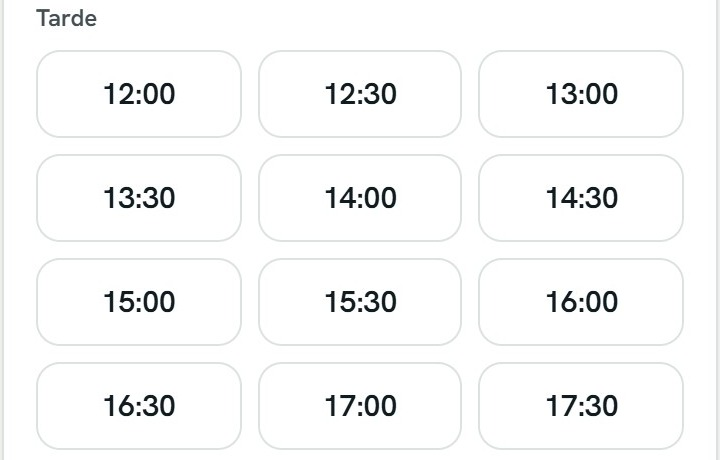
#> input picture feed-capturas/cupo/horas-tarde.jpg, 720 x 460 px
$ python revelado.py ../../feed-capturas/cupo/horas-tarde.jpg out.png
#> lines starting #> are read from the running program, lines starting #| are printed output that depends on the picture
"""Revelado "look Kalabs": la pasada de color que llevan TODOS los videos del lab.

Emula una cadena de film en vez de "corregir": curva con toe y shoulder (los
negros no llegan a cero y las altas se apagan sin recortar), color vivo pero de
film (vibrance, verdes apenas hacia oliva, altas que se desaturan hacia blanco),
difusión tipo Pro-Mist + bloom suave + halación roja alrededor de las altas, y
grano de film al final, más fuerte en medios y sombras que en altas.

Orden (igual que en un emulador de film): suavidad → curva → color → difusión,
bloom y halación (en luz lineal) → viñeta → grano. El loop, si se pide, se arma
ANTES de revelar, para que el grano quede parejo también en el empalme.

Referencias de look y fuentes: docs/look.md.

Uso:
  python scripts/revelado.py outputs/heroe/campo_1440p.mp4 outputs/heroe/campo_revelado.mp4 --fundido 0.3
  python scripts/revelado.py entrada.png salida.png          # un cuadro, para probar ajustes
"""
import argparse
from pathlib import Path

import av
import cv2
import numpy as np

LUMA = np.array([0.2126, 0.7152, 0.0722], np.float32)


def a_lineal(x):
    return np.where(x <= 0.04045, x / 12.92, ((x + 0.055) / 1.055) ** 2.4).astype(np.float32)


def a_pantalla(x):
    x = np.clip(x, 0, None)
    return np.where(x <= 0.0031308, x * 12.92, 1.055 * x ** (1 / 2.4) - 0.055).astype(np.float32)


def blur(x, sigma):
    return cv2.GaussianBlur(x, (0, 0), sigma) if sigma > 0 else x


def blur_ancho(x, sigma):
    """Blur grande calculado a 1/4 de resolución: mismo resultado visual, 16× menos trabajo."""
    h, w = x.shape[:2]
    chico = cv2.resize(x, (w // 4, h // 4), interpolation=cv2.INTER_AREA)
    chico = cv2.GaussianBlur(chico, (0, 0), sigma / 4)
    return cv2.resize(chico, (w, h), interpolation=cv2.INTER_LINEAR)


def suave(t):
    t = np.clip(t, 0, 1)
    return t * t * (3 - 2 * t)


def ventana(h, centro, ancho):
    d = np.abs((h - centro + 180) % 360 - 180)
    return suave(1 - d / ancho)


def curva(L, a):
    """Curva de positivo sobre luma de pantalla: contraste en medios, toe y shoulder suaves."""
    x = 0.5 + (L - 0.5) * (1 + a.contraste)
    s0 = 1 - a.hombro
    alto = s0 + a.hombro * (1 - np.exp(-np.clip(x - s0, 0, None) / a.hombro))
    x = np.where(x > s0, alto, x)
    t0 = a.pie
    bajo = t0 * np.exp(np.clip(x - t0, None, 0) / t0)
    x = np.where(x < t0, bajo, x)
    return a.negro + (a.blanco - a.negro) * np.clip(x, 0, 1)


class Grano:
    def __init__(self, h, w, escala, seed=0):
        self.h, self.w, self.escala = h, w, escala
        self.rng = np.random.default_rng(seed)

    def __call__(self, tam):
        gh, gw = max(1, round(self.h / (tam * self.escala))), max(1, round(self.w / (tam * self.escala)))
        n = self.rng.standard_normal((gh, gw, 4)).astype(np.float32)
        n = cv2.resize(n, (self.w, self.h), interpolation=cv2.INTER_CUBIC)
        n /= n.reshape(-1, 4).std(0) + 1e-6
        return n[..., 0], n[..., 1:]


def revelar(rgb8, a, grano, vin):
    h, w = rgb8.shape[:2]
    k = h / 1440  # los radios están pensados para 1440p
    x = rgb8.astype(np.float32) / 255

    # 1. Suavidad: saca el microdetalle "IA" y baja la claridad local.
    x = blur(x, a.suavidad * k)
    # Las sombras del video traen ruido de color (casi siempre azul): se limpian
    # sólo ahí, con un desenfoque que pesa según lo oscuro del píxel.
    if a.limpiar_sombras:
        Ls = x @ LUMA
        peso = (1 - suave((Ls - 0.06) / 0.3))[..., None] * a.limpiar_sombras
        x = x * (1 - peso) + blur(x, 3.2 * k) * peso
    if a.claridad:
        x = x + a.claridad * (x - blur(x, 14 * k))

    # 2. Curva sobre la luma, aplicada como ganancia en lineal para no torcer el tono.
    lin = a_lineal(np.clip(x, 0, 1)) * 2 ** a.exposicion
    Y = lin @ LUMA
    L = a_pantalla(Y)
    L2 = curva(L, a)
    Y2 = a_lineal(L2)
    lin = lin * (Y2 / np.maximum(Y, 1e-5))[..., None]
    # Camino a blanco: las altas pierden saturación como en el film, y nada se sale de gama.
    lin = lin + (Y2[..., None] - lin) * (a.altas_desat * suave((L2 - 0.62) / 0.33))[..., None]
    lin = lin + (Y2[..., None] - lin) * (a.sombras_desat * suave((0.28 - L2) / 0.24))[..., None]
    pico = lin.max(-1, keepdims=True)
    lin = np.where(pico > 1, Y2[..., None] + (lin - Y2[..., None]) * ((1 - Y2[..., None]) / np.maximum(pico - Y2[..., None], 1e-5)), lin)

    # 3. Color en pantalla: verdes a oliva, cielo a cian, saturación contenida, split toning.
    p = a_pantalla(np.clip(lin, 0, 1))
    hsv = cv2.cvtColor(p, cv2.COLOR_RGB2HSV)
    H, S, V = hsv[..., 0], hsv[..., 1], hsv[..., 2]
    verde = ventana(H, 118, 40)
    azul = ventana(H, 215, 40)
    H = (H - a.verde_tono * verde - a.azul_tono * azul) % 360
    # Saturación y vibrance sólo donde hay luz: en las sombras el "color" es
    # casi todo ruido, y avivarlo lo vuelve azul y visible.
    luz = suave((V - 0.1) / 0.3)
    S = S * (1 + (a.saturacion - 1) * luz) * (1 - a.verde_desat * verde) * (1 - a.azul_desat * azul)
    # Vibrance: levanta más lo apagado que lo ya saturado, así el color se aviva sin ponerse chillón.
    S = S * (1 + a.vibrancia * luz * (1 - np.clip(S, 0, 1)))
    p = cv2.cvtColor(np.dstack([H, np.clip(S, 0, 1), V]).astype(np.float32), cv2.COLOR_HSV2RGB)
    Lp = p @ LUMA
    sombra = ((1 - Lp) ** 2)[..., None]
    alta = (Lp ** 2)[..., None]
    # Sólo las altas se entibian. Las sombras quedan neutras: cualquier azul
    # ahí se suma al ruido y la imagen se ve "lavada" en lo oscuro.
    p = p + a.split * alta * np.array([0.55, 0.15, -0.5], np.float32)

    # 4. Difusión, bloom y halación en lineal: la luz se suma, no se pinta.
    lin = a_lineal(np.clip(p, 0, 1))
    Y = lin @ LUMA
    if a.niebla:
        lin = lin * (1 - a.niebla) + blur_ancho(lin, 30 * k) * a.niebla
    if a.bloom:
        brillo = suave((Y - a.umbral) / (1 - a.umbral))[..., None]
        fuente = lin * brillo
        b = 0.5 * blur_ancho(fuente, 12 * k) + 0.3 * blur_ancho(fuente, 40 * k) + 0.2 * blur_ancho(fuente, 110 * k)
        lin = lin + a.bloom * b * np.array([1.0, 0.96, 0.88], np.float32)
    if a.halacion:
        mascara = suave((Y - 0.55) / 0.4)
        halo = blur(mascara, 5 * k) - 0.6 * mascara
        lin = lin + a.halacion * np.clip(halo, 0, None)[..., None] * np.array([1.0, 0.3, 0.08], np.float32)
    lin = lin * vin

    # 5. Grano de film al final, en pantalla: más en medios y sombras, poco en altas.
    p = a_pantalla(lin)
    if a.grano:
        Lp = np.clip(p @ LUMA, 0, 1)
        # Como en el film: el grano vive en los medios. En los negros casi no
        # se ve (si no, lo oscuro parece ruido de sensor) y ahí es monocromo.
        oscuro = suave((Lp - 0.03) / 0.3)
        amp = a.grano * (0.12 + 0.88 * oscuro) * (0.5 + 0.5 * 4 * Lp * (1 - Lp)) * (1 - 0.4 * Lp)
        n, nc = grano(a.grano_tam)
        p = p + amp[..., None] * (n[..., None] + a.grano_color * oscuro[..., None] * nc)
    return (np.clip(p, 0, 1) * 255 + 0.5).astype(np.uint8)


# [13 lines left out: function fundir, not called in this run]


def vineta(h, w, fuerza):
    yy, xx = np.mgrid[0:h, 0:w].astype(np.float32)
    r = np.hypot((xx - w / 2) / (w / 2), (yy - h / 2) / (h / 2)) / np.sqrt(2)
    return (1 - fuerza * r ** 2.5)[..., None].astype(np.float32)


def main():
    ap = argparse.ArgumentParser()
    ap.add_argument("src")
    ap.add_argument("dst")
    ap.add_argument("--saltar", type=int, default=0, help="cuadros a descartar al principio (el arranque del loop nativo, donde el modelo despega de la imagen fija)")
    ap.add_argument("--temporal", type=float, default=0, help="suavizado en el tiempo (0–1): los destellos del agua fluyen en vez de prenderse y apagarse")
    ap.add_argument("--vaiven", type=float, default=0,
                    help="loop de ida y vuelta con la velocidad frenando a cero en cada punta (como un péndulo): sin empalme ni mezcla. "
                         "El valor es la velocidad máxima en cuadros por cuadro (1 = la original en el medio del recorrido)")
    ap.add_argument("--nativo", action="store_true", help="el clip ya vuelve a su primer cuadro (comfy_video --loop): funde el final sin buscar corte")
    ap.add_argument("--fundido", type=float, default=0, help="segundos de fundido del loop; con 0,3 alcanza (busca el mejor corte)")
    ap.add_argument("--crf", type=int, default=14)
    # Valores por defecto = look Kalabs (docs/look.md). Cambiarlos por toma, no el default.
    ap.add_argument("--exposicion", type=float, default=0.0, help="en pasos de diafragma")
    ap.add_argument("--contraste", type=float, default=0.08)
    ap.add_argument("--pie", type=float, default=0.2, help="ancho del toe: cuánto se suavizan las sombras")
    ap.add_argument("--hombro", type=float, default=0.22, help="ancho del shoulder: cuánto se apagan las altas")
    ap.add_argument("--negro", type=float, default=0.01, help="piso de negro en pantalla (0 = negro puro)")
    ap.add_argument("--blanco", type=float, default=0.965, help="techo de blanco en pantalla")
    ap.add_argument("--altas_desat", type=float, default=0.3)
    ap.add_argument("--sombras_desat", type=float, default=0.6)
    ap.add_argument("--limpiar_sombras", type=float, default=0.8, help="cuánto se limpia el ruido de las sombras (0–1)")
    ap.add_argument("--saturacion", type=float, default=1.05)
    ap.add_argument("--vibrancia", type=float, default=0.45, help="satura más lo apagado que lo ya intenso")
    ap.add_argument("--verde_tono", type=float, default=6, help="grados hacia amarillo/oliva")
    ap.add_argument("--verde_desat", type=float, default=0.06)
    ap.add_argument("--azul_tono", type=float, default=3, help="grados hacia cian")
    ap.add_argument("--azul_desat", type=float, default=0.0)
    ap.add_argument("--split", type=float, default=0.008, help="sombras a teal, altas cálidas")
    ap.add_argument("--suavidad", type=float, default=0.7, help="blur en px a 1440p contra el detalle IA")
    ap.add_argument("--claridad", type=float, default=-0.15, help="contraste local; negativo suaviza")
    ap.add_argument("--niebla", type=float, default=0.08, help="difusión tipo Pro-Mist, el efecto 'sueño'")
    ap.add_argument("--bloom", type=float, default=0.4)
    ap.add_argument("--umbral", type=float, default=0.4, help="luma lineal desde donde nace el bloom")
    ap.add_argument("--halacion", type=float, default=0.10)
    ap.add_argument("--vineta", type=float, default=0.12)
    ap.add_argument("--grano", type=float, default=0.028, help="desvío del grano en pantalla (0–1)")
    ap.add_argument("--grano_tam", type=float, default=1.6, help="tamaño del grano en px a 1440p")
    ap.add_argument("--grano_color", type=float, default=0.1)
    a = ap.parse_args()

    if Path(a.src).suffix.lower() in (".png", ".jpg", ".jpeg"):
        rgb = cv2.cvtColor(cv2.imread(a.src, cv2.IMREAD_COLOR), cv2.COLOR_BGR2RGB)
        h, w = rgb.shape[:2]
        out = revelar(rgb, a, Grano(h, w, h / 1440), vineta(h, w, a.vineta))
#> in a_lineal (call 2), `return np.where(x <= 0.04045, x / 12.92, ((x + 0.055) / 1.055) ** 2.4)..`:
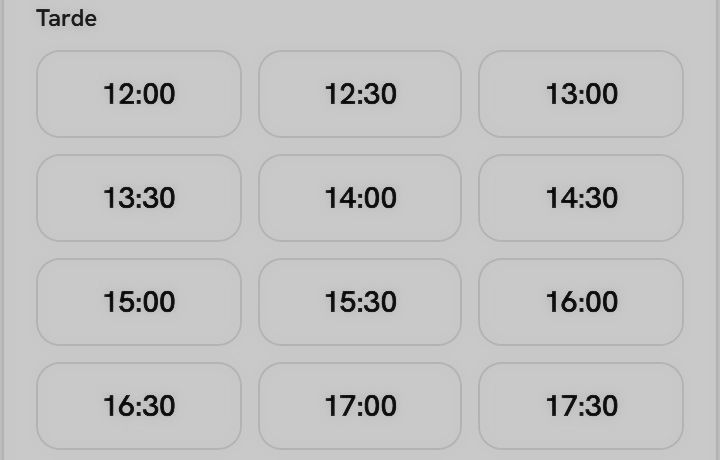
#> returned value: shape (460, 720) float32; min 0.0245, max 0.789, mean 0.766
#> in revelar, `H, S, V = hsv[..., 0], hsv[..., 1], hsv[..., 2]`:
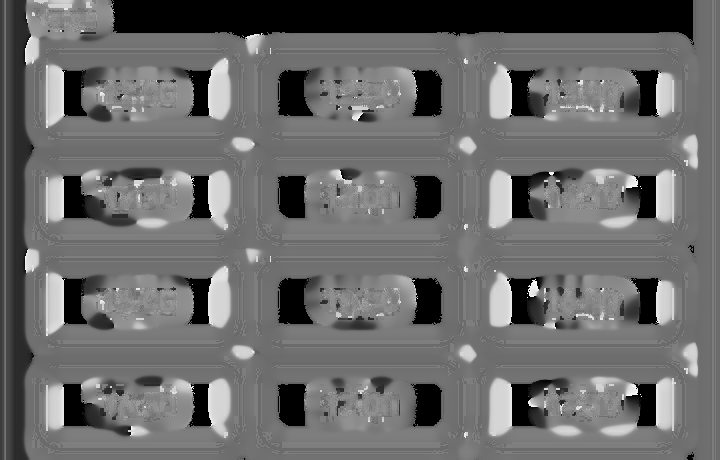
#> H: shape (460, 720) float32; min 0, max 358.7, mean 150.4; drawn with min black and max white
#> in revelar, `H, S, V = hsv[..., 0], hsv[..., 1], hsv[..., 2]`:
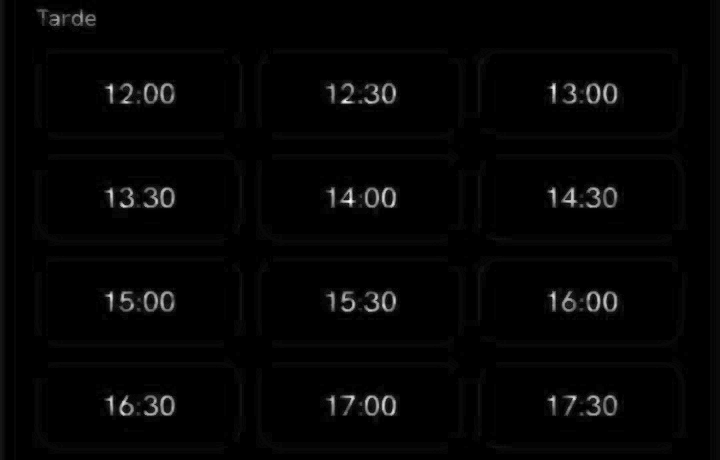
#> S: shape (460, 720) float32; min 0, max 0.168, mean 0.00311; drawn with min black and max white
#> in ventana, `d = np.abs((h - centro + 180) % 360 - 180)`:
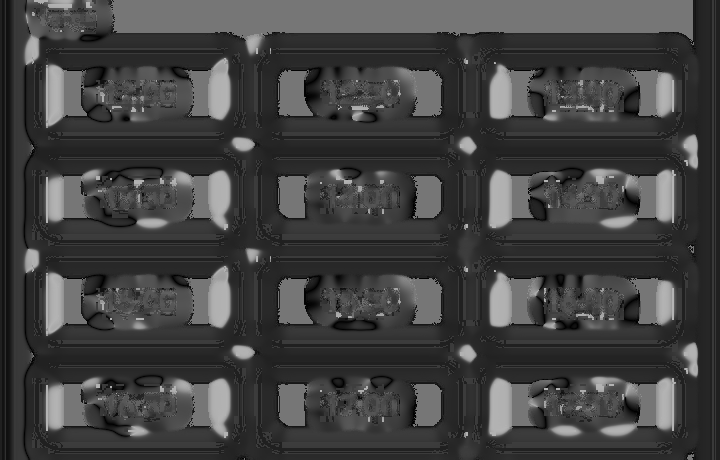
#> d: shape (460, 720) float32; min 0.00607, max 180, mean 65.8
#> in suave (call 4), `return t * t * (3 - 2 * t)`:
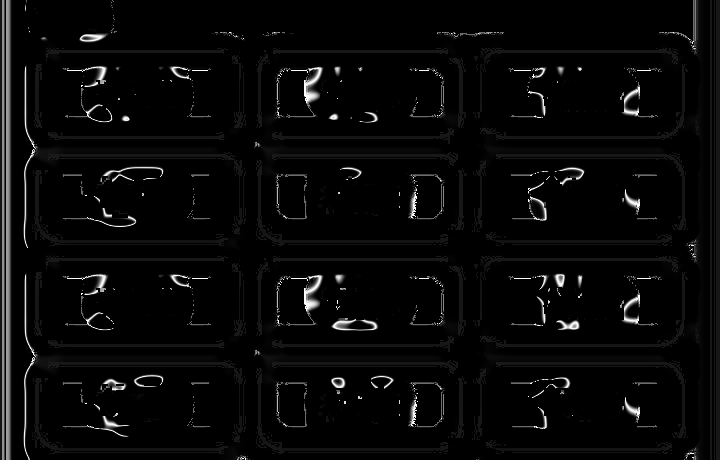
#> returned value: shape (460, 720) float32; min 0, max 1, mean 0.0332
#> call 2 of ventana, with centro = 215, ancho = 40
#> in ventana (call 2), `d = np.abs((h - centro + 180) % 360 - 180)`:
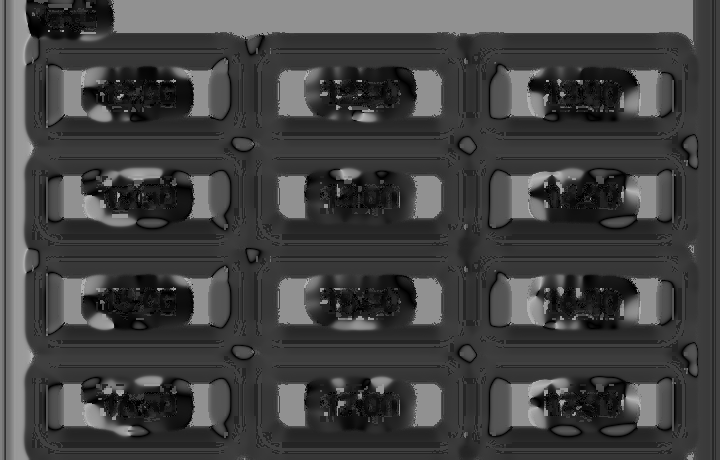
#> d: shape (460, 720) float32; min 0, max 180, mean 67.2
#> in suave (call 6), `t = np.clip(t, 0, 1)`:
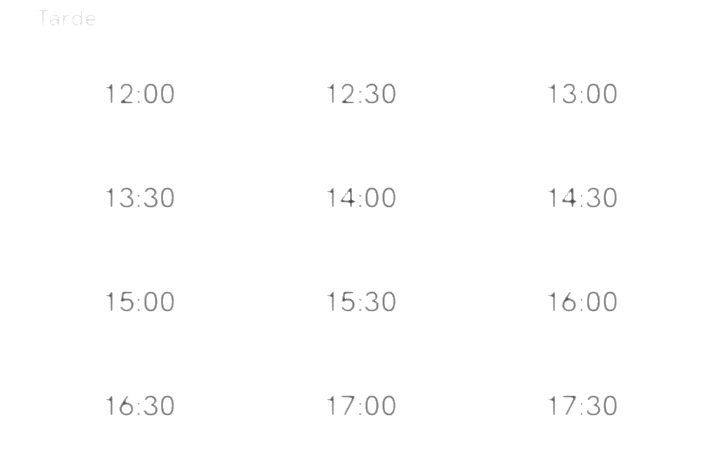
#> t: shape (460, 720) float32; min 0.267, max 1, mean 0.995
        cv2.imwrite(a.dst, cv2.cvtColor(out, cv2.COLOR_RGB2BGR))
        print(f"ok: {a.dst}")
        return

    with av.open(a.src) as c:
        s = c.streams.video[0]
        fps = s.average_rate
        cuadros = [f.to_ndarray(format="rgb24") for f in c.decode(s)]
    if a.saltar:
        cuadros = cuadros[a.saltar:]
    if a.temporal:
        # Filtro de 3 cuadros, circular: el loop también se suaviza en la unión.
        t = a.temporal * 0.5
        f32 = [c.astype(np.float32) for c in cuadros]
        n = len(f32)
        cuadros = [(f32[i] * (1 - 2 * t) + (f32[i - 1] + f32[(i + 1) % n]) * t + 0.5).astype(np.uint8) for i in range(n)]
        del f32
    if a.vaiven:
        # Posición en el clip: (1 - cos 2πu) / 2 recorre ida y vuelta y frena en
        # las puntas; los cuadros intermedios se mezclan con su vecino, que a
        # estas velocidades es casi idéntico.
        largo = len(cuadros)
        n = int(np.ceil(np.pi * (largo - 1) / a.vaiven))
        orig, cuadros = cuadros, []
        for i in range(n):
            pos = (1 - np.cos(2 * np.pi * i / n)) / 2 * (largo - 1)
            j = int(pos)
            t = pos - j
            f = orig[j] if t < 1e-3 or j + 1 >= largo else (orig[j] * (1 - t) + orig[j + 1] * t + 0.5).astype(np.uint8)
            cuadros.append(f)
        del orig
        print(f"vaiven: {largo} cuadros -> {n} ({n / float(fps):.1f} s)", flush=True)
    k = round(float(fps) * a.fundido)
    if k:
        if 2 * k >= len(cuadros):
            raise SystemExit(f"fundido de {k} cuadros es demasiado para {len(cuadros)}")
        # Corte del loop: el cuadro del último 40 % que más se parece al primero. Así el
        # fundido puede ser corto: uno largo mezcla dos instantes distintos y se ve
        # como doble exposición (blur) al arrancar el video.
        chico = lambda f: cv2.resize(cv2.cvtColor(f, cv2.COLOR_RGB2GRAY), (160, 90), interpolation=cv2.INTER_AREA).astype(np.float32)
        ref = chico(cuadros[0])
        candidatos = range(int(len(cuadros) * 0.6), len(cuadros) - k + 1)
        j = len(cuadros) - k if a.nativo else min(candidatos, key=lambda i: np.abs(chico(cuadros[i]) - ref).mean())
        print(f"corte del loop en el cuadro {j} de {len(cuadros)}", flush=True)
        cola, cuadros = cuadros[j:j + k], cuadros[:j]
        for j in range(k):
            cuadros[j] = fundir(cola[j], cuadros[j], (j + 1) / (k + 1))

    h, w = cuadros[0].shape[:2]
    grano, vin = Grano(h, w, h / 1440), vineta(h, w, a.vineta)
    with av.open(a.dst, "w") as out:
        vs = out.add_stream("libx264", rate=fps)
        vs.width, vs.height, vs.pix_fmt = w, h, "yuv420p"
        vs.options = {"crf": str(a.crf), "preset": "medium", "tune": "grain", "g": "24", "keyint_min": "24", "sc_threshold": "0"}
        for i, f in enumerate(cuadros):
            for p in vs.encode(av.VideoFrame.from_ndarray(revelar(f, a, grano, vin), format="rgb24")):
                out.mux(p)
            if i % 20 == 0:
                print(f"{i}/{len(cuadros)}", flush=True)
        for p in vs.encode():
            out.mux(p)
    print(f"ok: {a.dst} ({w}×{h}, {len(cuadros)} cuadros, {len(cuadros) / float(fps):.2f} s)")


if __name__ == "__main__":
    main()

$ run again, on feed-capturas/cupo/ondina.jpg
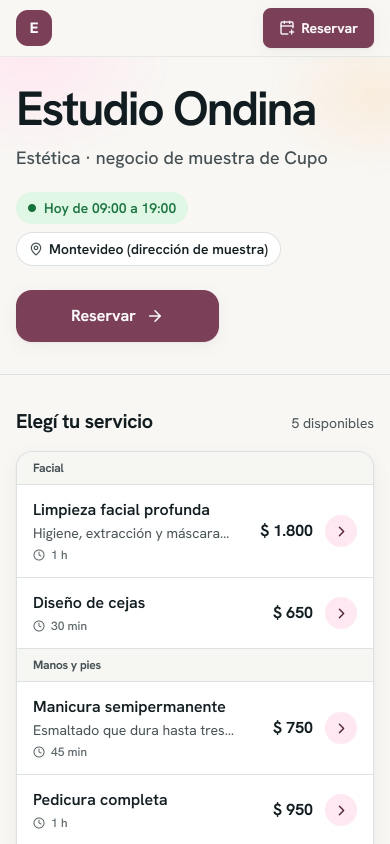
#> input picture feed-capturas/cupo/ondina.jpg, 780 x 1688 px (shown at 1/2 size)
#> hsv: shape (1688, 780, 3) float32; mean H, S, V 125.9, 0, 0.8
#> in revelar, `S = S * (1 + a.vibrancia * luz * (1 - np.clip(S, 0, 1)))`:
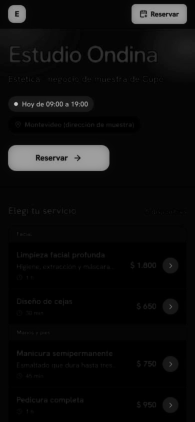
#> S: shape (1688, 780) float32 (shown at 1/4 size); min 0, max 0.792, mean 0.0488
#> in revelar, `p = cv2.cvtColor(np.dstack([H, np.clip(S, 0, 1), V]).astype(np.float32..`:
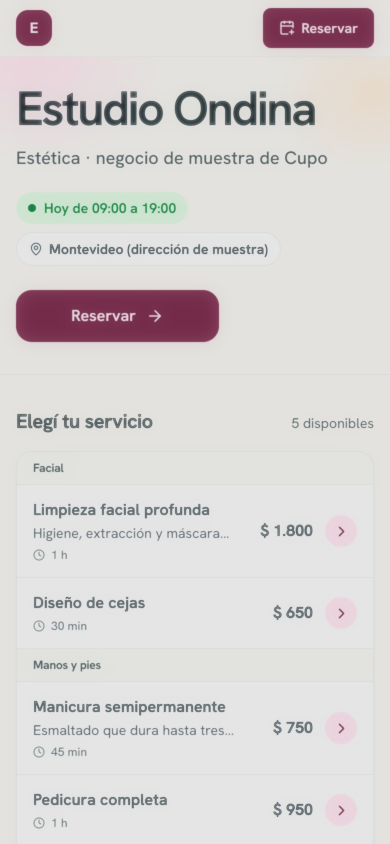
#> p: shape (1688, 780, 3) float32 (shown at 1/2 size); mean R, G, B 0.844, 0.826, 0.827

$ run again, on feed-capturas/cupo/padel-horas.jpg
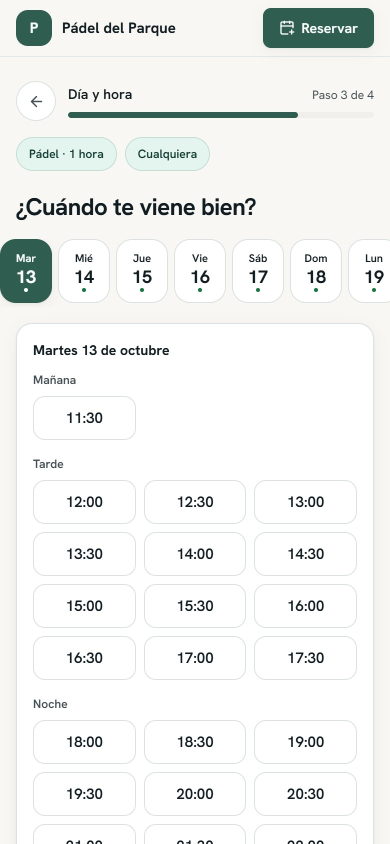
#> input picture feed-capturas/cupo/padel-horas.jpg, 780 x 1688 px (shown at 1/2 size)
#> bajo: shape (1688, 780) float32; every value is 0.2
#> t: shape (1688, 780) float32; every value is 0
#> hsv: shape (1688, 780, 3) float32; mean H, S, V 123.8, 0, 0.9
#> in revelar, `p = cv2.cvtColor(np.dstack([H, np.clip(S, 0, 1), V]).astype(np.float32..`:
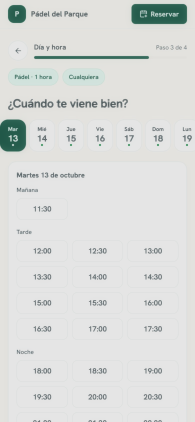
#> p: shape (1688, 780, 3) float32 (shown at 1/4 size); mean R, G, B 0.85, 0.857, 0.851
#> in revelar, `sombra = ((1 - Lp) ** 2)[..., None]`:
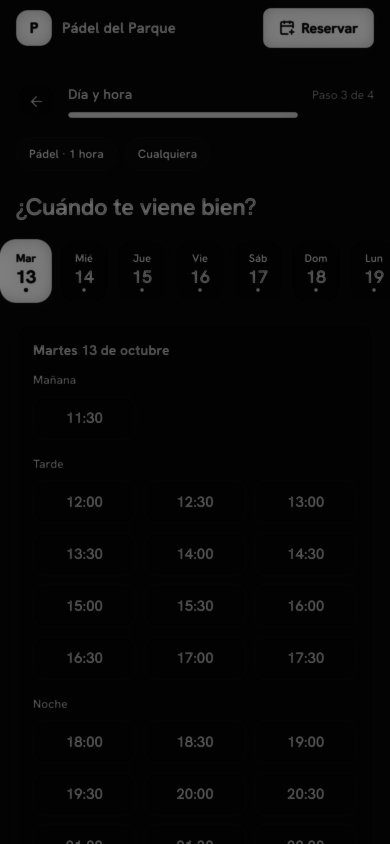
#> sombra: shape (1688, 780, 1) float32 (shown at 1/2 size); min 0.00989, max 0.495, mean 0.0309
